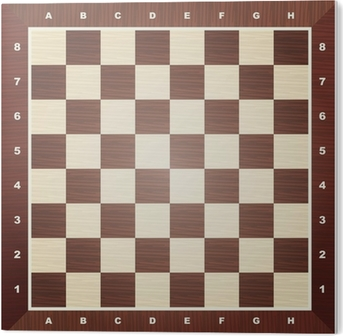
#> input picture compute_vision/images/ch2.jpg, 343 x 336 px, given in place of the camera
$ python example1.py   (older library calls are emulated)
#> lines starting #> are read from the running program, lines starting #| are printed output that depends on the picture; after the words box and inside, x2 and y2 are one past the last pixel; in counts of white or black regions, pixels touching at a corner belong together
import numpy as np
import cv2 as cv

def get_points(img, calib):
    rows=7
    columns=7
    #convertimos a escala de grises para facilitar la deteccion de las esquinas
    gray = cv.cvtColor(img,
                       cv.COLOR_BGR2GRAY)
    # Buscamos las esquinas del tablero
    ret, corners = cv.findChessboardCorners(gray,
                                            (rows, columns),
                                            None)

    # Comprobamos si ha encontrado un tablero, en cuyo caso continiamos. Si no, devolvemos solo la imagen
    if ret == True:
        #Calcula la diferencia entre los puntos detectados de los elementos para dibujar los cuadrados más adelante
        x1,y1,w,h=cv.boundingRect(corners[0])
        x2,y2,w,h=cv.boundingRect(corners[8])
        if(x1<x2):
            witdth=x2-x1
        else:
            witdth=x1-x2
        if(y1<y2):
            high=y2-y1
        else:
            high=y1-y2

        #Extraemos las coordenadas x y de los puntos y los almacenamos en un array
        corn=[]
        for c in corners:
            x,y,w,h=cv.boundingRect(c)
            corn.append([[x,y]])

        #Calculamos las coordenadas para los puntos restantes
            #Primero calculamos los de la parte de la izquierda al grupo detectado
        for i in range(7):
            x3=int(corn[7*i+i][0][0]) - witdth
            y3=int(corn[7*i+i][0][1])
            corn.insert(i*7+i,[[x3,y3]])

            #Ahora a por los de la derecha
        for i in range(7):
            x3=int(corn[7*(i+1)+2*i][0][0]) + witdth
            y3=int(corn[7*(i+1)+2*i][0][1])
            corn.insert(7*(i+1)+2*i+1,[[x3,y3]])

            #Ahora a por los de arriba
        for i in range(9):
            x3=int(corn[i*2][0][0])
            y3=int(corn[i*2][0][1])-high
            corn.insert(i,[[x3,y3]])

            # Ahora a por los de abajo
        for i in range(9):
            x3 = int(corn[9 * 7 + i][0][0])
            y3 = int(corn[9 * 7 + i][0][1]) + high
            corn.insert(9 * 8 + i, [[x3, y3]])


        #Dibuja encima rectangulos o devuelve el array
        if(calib):
            for r in range(8):
                for c in range(8):
                    x = int(corn[9*r+c][0][0])
                    y = int(corn[9*r+c][0][1])
                    cv.rectangle(img,
                                 (x, y),
                                 (x + witdth, y + high),
                                 (36, 255, 12),
                                 2)
            return True,img;
        else:
            return True, corn;
    return False,img;

def resizeimg(original, scale_percent):
    #first parameter is the image, and the second the porcentage to resize the image
    print('Original Dimensions : ', original.shape)
    width = int(original.shape[1] * scale_percent / 100)
    height = int(original.shape[0] * scale_percent / 100)
    dim = (width, height)
    # resize image
    img = cv.resize(original, dim, interpolation=cv.INTER_AREA)
    return img

def showimage(img,waits):
    #show image and depends of the value of "waits", wait a key or not
    cv.imshow("imagen",img)
    if waits:
        cv.waitKey(0)

def detect_checkertype(imageFrame):
    checkertype=0
    hsvFrame = cv.cvtColor(imageFrame, cv.COLOR_BGR2HSV)
    # Set range for red color and
    # define mask
    red_lower = np.array([136, 87, 111], np.uint8)
    red_upper = np.array([180, 255, 255], np.uint8)
    red_mask = cv.inRange(hsvFrame, red_lower, red_upper)

    # Set range for green color and
    # define mask
    green_lower = np.array([25, 52, 72], np.uint8)
    green_upper = np.array([102, 255, 255], np.uint8)
    green_mask = cv.inRange(hsvFrame, green_lower, green_upper)

    # Set range for blue color and
    # define mask
    blue_lower = np.array([94, 80, 2], np.uint8)
    blue_upper = np.array([120, 255, 255], np.uint8)
    blue_mask = cv.inRange(hsvFrame, blue_lower, blue_upper)
    # Morphological Transform, Dilation
    # for each color and bitwise_and operator
    # between imageFrame and mask determines
    # to detect only that particular color
    kernal = np.ones((5, 5), "uint8")

    # For red color
    red_mask = cv.dilate(red_mask, kernal)
    res_red = cv.bitwise_and(imageFrame, imageFrame,
                              mask=red_mask)

    # For green color
    green_mask = cv.dilate(green_mask, kernal)
    res_green = cv.bitwise_and(imageFrame, imageFrame,
                                mask=green_mask)

    # For blue color
    blue_mask = cv.dilate(blue_mask, kernal)
    res_blue = cv.bitwise_and(imageFrame, imageFrame,
                               mask=blue_mask)

    # Creating contour to track red color
    _, contours, hierarchy = cv.findContours(red_mask,
                                           cv.RETR_TREE,
                                           cv.CHAIN_APPROX_SIMPLE)

    for pic, contour in enumerate(contours):
        area = cv.contourArea(contour)
        if (area > 300):
            checkertype=1
            x, y, w, h = cv.boundingRect(contour)
            imageFrame = cv.rectangle(imageFrame, (x, y),
                                       (x + w, y + h),
                                       (0, 0, 255), 2)

            cv.putText(imageFrame, "Red Colour", (x, y),
                        cv.FONT_HERSHEY_SIMPLEX, 1.0,
                        (0, 0, 255))

            # Creating contour to track green color
    _, contours, hierarchy = cv.findContours(green_mask,
                                           cv.RETR_TREE,
                                           cv.CHAIN_APPROX_SIMPLE)

    for pic, contour in enumerate(contours):
        area = cv.contourArea(contour)
        if (area > 300):
            checkertype=2
            x, y, w, h = cv.boundingRect(contour)
            imageFrame = cv.rectangle(imageFrame, (x, y),
                                       (x + w, y + h),
                                       (0, 255, 0), 2)

            cv.putText(imageFrame, "Green Colour", (x, y),
                        cv.FONT_HERSHEY_SIMPLEX,
                        1.0, (0, 255, 0))

            # Creating contour to track blue color
    _, contours, hierarchy = cv.findContours(blue_mask,
                                           cv.RETR_TREE,
                                           cv.CHAIN_APPROX_SIMPLE)
    for pic, contour in enumerate(contours):
        area = cv.contourArea(contour)
        if (area > 300):
            checkertype=3
            x, y, w, h = cv.boundingRect(contour)
            imageFrame = cv.rectangle(imageFrame, (x, y),
                                       (x + w, y + h),
                                       (255, 0, 0), 2)

            cv.putText(imageFrame, "Blue Colour", (x, y),
                        cv.FONT_HERSHEY_SIMPLEX,
                        1.0, (255, 0, 0))
    showimage(imageFrame, True)
    return checkertype

def checker_detection(arrays,img):
    checkboard = np.zeros((8, 8))
    print(checkboard, checkboard.shape)
    #Vamos a dividir la imagen en casillas
        #para ello primero sacamos el tamaño de los lados
    x1=arrays[0][0][0]
    y1=arrays[0][0][1]
    x2 = arrays[10][0][0]
    y2 = arrays[10][0][1]
    if (x1 < x2):
        witdth = x2 - x1
    else:
        witdth = x1 - x2
    if (y1 < y2):
        high = y2 - y1
    else:
        high = y1 - y2
    #Ahora vamos tomando los cuadrados de la imagen de 1 en 1
    for r in range(8):
        for c in range(8):
            x = int(arrays[9 * r + c][0][0])
            y = int(arrays[9 * r + c][0][1])
            crop_img = img[y:y + high, x:x + witdth]
            showimage(crop_img,True)
            checkboard[r][c]=detect_checkertype(crop_img)
    print(checkboard, checkboard.shape)
    return True, checkboard;


def opencv_management(option):
    #Esta funcion devuelve un booleano referenciando a si ha detectado el tablero, y otro valor(imagen o array)
    #dependiendo de la opcion seleccionada
    #Esta funcion tiene las siguientes opciones
        # 1 -Detecta el tablero en tiempo real y la representa sobre el tablero hasta que se pulsa una tecla(se usa para calibrar)
        # 2 -Devuelve un array con las posiciones de las esquinas (tablero una vez calibrado)
        # 3 -Devuelve un array con la disposicion de las fichas en el tablero
    #en cualquier caso tomaremos la imagen de la webcam
    cap = cv.VideoCapture(0)
    if(option==1):
        print("PRESIONA q para salir de esta vista")
        while (True):
            ret, frame = cap.read()
            detected,image = get_points(frame, True)
            showimage(image, False)
            if cv.waitKey(1) & 0xFF == ord('q'):
                if (detected): print("Tablero detectado")
                break
        cap.release()
        cv.destroyAllWindows()

    elif(option==2):
        ret, frame = cap.read()
        detected, arrays = get_points(frame, False)
        if(detected): print("Tablero detectado")
        return detected, arrays;

    elif(option==3):
        ret, frame = cap.read()
        detected, arrays = get_points(frame, False)

        if (detected):
            print("Tablero detectado")
            errors, arrays = checker_detection(arrays,frame)
        return False,  arrays;
    else:
        print("tienes que elegir una opcion valida")


def main():
    opencv_management(3)
#> in opencv_management, frame is the input picture: shape (336, 343, 3); mean B, G, R 121.1, 133.3, 155.7
#> in get_points, `gray = cv.cvtColor(img, cv.COLOR_BGR2GRAY)`:
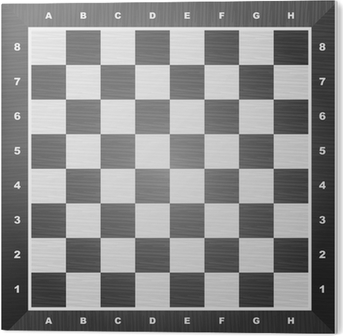
#> gray: shape (336, 343); min 13, max 255, mean 138.6
#> in get_points, `ret, corners = cv.findChessboardCorners(gray, (rows, columns), None)`: ret = True; corners = 49 rows, first 8: [65.46, 64.44], [100, 64.43], [134.7, 64.42], [169.3, 64.44], [204, 64.43], [238.5, 64.44], [273.2, 64.43], [65.45, 99.01]
#> in get_points, `x1,y1,w,h=cv.boundingRect(corners[0])`: x1 = 65; y1 = 64; w = 1
#> in get_points, `x2,y2,w,h=cv.boundingRect(corners[8])`: x2 = 100; y2 = 99
#> in get_points, `witdth=x2-x1`: witdth = 35
#> the loop in get_points, `for c in corners:` made 49 passes
#> (c, x, y) on passes 1 to 12: ([[65.46, 64.44]], 65, 64), ([[100, 64.43]], 100, 64), ([[134.7, 64.42]], 134, 64), ([[169.3, 64.44]], 169, 64), ([[204, 64.43]], 203, 64), ([[238.5, 64.44]], 238, 64), ([[273.2, 64.43]], 273, 64), ([[65.45, 99.01]], 65, 99), ([[100.1, 99.01]], 100, 99), ([[134.7, 99.03]], 134, 99), ([[169.3, 99]], 169, 98), ([[204, 99]], 203, 99)
#> after the loop in get_points, `for c in corners:`: corn = 49 items
#> the loop in get_points, `for i in range(7):` made 7 passes
#> y3 on passes 1 to 7: 64, 99, 133, 168, 202, 237, 272
#> after the loop in get_points, `for i in range(7):`: corn = 56 items
#> after the loop in get_points, `for i in range(7):`: corn = 63 items
#> the loop in get_points, `for i in range(9):` made 9 passes
#> x3 on passes 1 to 9: 30, 65, 100, 134, 169, 203, 238, 273, 308
#> after the loop in get_points, `for i in range(9):`: corn = 72 items
#> after the loop in get_points, `for i in range(9):`: corn = 81 items
#> in opencv_management, `detected, arrays = get_points(frame, False)`: detected = True; arrays = 81 items
#> in checker_detection, `x1=arrays[0][0][0]`: x1 = 30
#> in checker_detection, `y1=arrays[0][0][1]`: y1 = 29
#> in checker_detection, `x2 = arrays[10][0][0]`: x2 = 65
#> in checker_detection, `y2 = arrays[10][0][1]`: y2 = 64
#> in checker_detection, `witdth = x2 - x1`: witdth = 35
#> the loop in checker_detection, `for r in range(8):` made 8 passes
#> pass 1, in showimage, `cv.imshow("imagen",img)`:
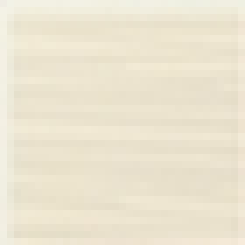
#> window 'imagen': shape (35, 35, 3) (shown 7 times larger); mean B, G, R 208.3, 228.6, 235.9
#> after the loop in checker_detection, `for r in range(8):`:
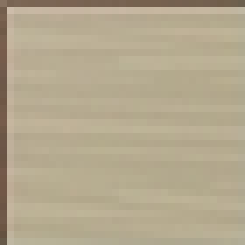
#> crop_img: shape (35, 35, 3) (shown 7 times larger); mean B, G, R 142.1, 168.2, 179.7
#| [[0. 0. 0. 0. 0. 0. 0. 0.]
#|  [0. 0. 0. 0. 0. 0. 0. 0.]
#|  [0. 0. 0. 0. 0. 0. 0. 0.]
#|  [0. 0. 0. 0. 0. 0. 0. 0.]
#|  [0. 0. 0. 0. 0. 0. 0. 0.]
#|  [0. 0. 0. 0. 0. 0. 0. 0.]
#|  [0. 0. 0. 0. 0. 0. 0. 0.]
#|  [0. 0. 0. 0. 0. 0. 0. 0.]] (8, 8)
#> in opencv_management, `errors, arrays = checker_detection(arrays,frame)`: errors = True


main()

$ run again, on compute_vision/images/ch4.jpg
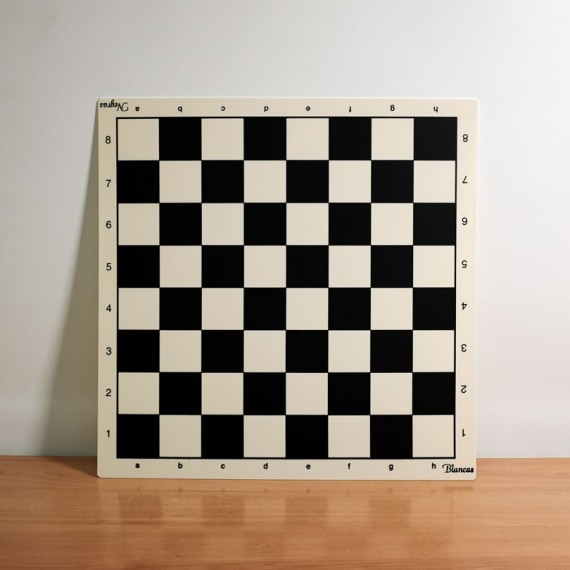
#> input picture compute_vision/images/ch4.jpg, 570 x 570 px, given in place of the camera
#> in opencv_management, frame is the input picture: shape (570, 570, 3); mean B, G, R 139, 152.8, 166
#> in get_points, `gray = cv.cvtColor(img, cv.COLOR_BGR2GRAY)`:
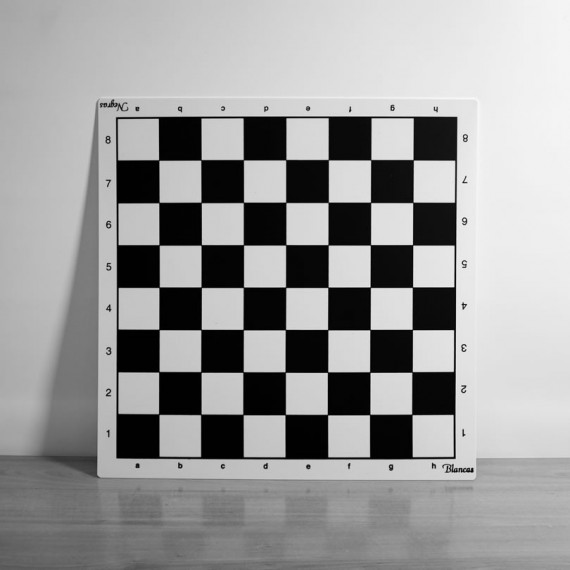
#> gray: shape (570, 570); min 0, max 249, mean 155.2
#> ret = True; corners = 49 rows, first 8: [158.6, 160], [201, 159.9], [243.4, 159.8], [285.7, 159.7], [328.3, 159.7], [370.7, 159.7], [413.3, 159.9], [159, 202.5]
#> in get_points, `x1,y1,w,h=cv.boundingRect(corners[0])`: x1 = 158; y1 = 160; w = 1
#> in get_points, `x2,y2,w,h=cv.boundingRect(corners[8])`: x2 = 201; y2 = 202
#> in get_points, `witdth=x2-x1`: witdth = 43
#> in get_points, `high=y2-y1`: high = 42
#> the loop in get_points, `for c in corners:` made 49 passes
#> (c, x, y) on passes 1 to 8: ([[158.6, 160]], 158, 160), ([[201, 159.9]], 200, 159), ([[243.4, 159.8]], 243, 159), ([[285.7, 159.7]], 285, 159), ([[328.3, 159.7]], 328, 159), ([[370.7, 159.7]], 370, 159), ([[413.3, 159.9]], 413, 159), ([[159, 202.5]], 158, 202)
#> after the loop in get_points, `for c in corners:`: corn = 49 items
#> the loop in get_points, `for i in range(7):` made 7 passes
#> (x3, y3) on passes 1 to 7: (115, 160), (115, 202), (116, 244), (116, 287), (115, 329), (115, 371), (115, 414)
#> after the loop in get_points, `for i in range(7):`: corn = 56 items
#> the loop in get_points, `for i in range(7):` made 7 passes
#> (x3, y3) on passes 1 to 7: (456, 159), (455, 202), (455, 244), (455, 287), (455, 329), (455, 371), (454, 414)
#> after the loop in get_points, `for i in range(7):`: corn = 63 items
#> the loop in get_points, `for i in range(9):` made 9 passes
#> (x3, y3) on passes 1 to 8: (115, 118), (158, 118), (200, 117), (243, 117), (285, 117), (328, 117), (370, 117), (413, 117)
#> after the loop in get_points, `for i in range(9):`: corn = 72 items
#> the loop in get_points, `for i in range(9):` made 9 passes
#> x3 on passes 1 to 8: 115, 158, 200, 243, 285, 327, 369, 411
#> after the loop in get_points, `for i in range(9):`: corn = 81 items
#> detected = True; arrays = 81 items
#> in checker_detection, `x1=arrays[0][0][0]`: x1 = 115
#> in checker_detection, `y1=arrays[0][0][1]`: y1 = 118
#> in checker_detection, `x2 = arrays[10][0][0]`: x2 = 158
#> in checker_detection, `y2 = arrays[10][0][1]`: y2 = 160
#> in checker_detection, `witdth = x2 - x1`: witdth = 43
#> in checker_detection, `high = y2 - y1`: high = 42
#> the loop in checker_detection, `for r in range(8):` made 8 passes
#> after the loop in checker_detection, `for r in range(8):`:
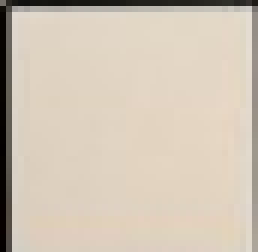
#> crop_img: shape (42, 43, 3) (shown 6 times larger); mean B, G, R 181.6, 197.4, 209.5
#| [[0. 0. 0. 0. 0. 0. 0. 0.]
#|  [0. 0. 3. 0. 0. 0. 0. 0.]
#|  [0. 3. 0. 3. 0. 0. 0. 0.]
#|  [3. 0. 0. 0. 0. 0. 0. 0.]
#|  [0. 0. 0. 3. 0. 0. 0. 0.]
#|  [0. 0. 0. 0. 0. 0. 0. 0.]
#> (further printed lines are left out)
#> errors = True
